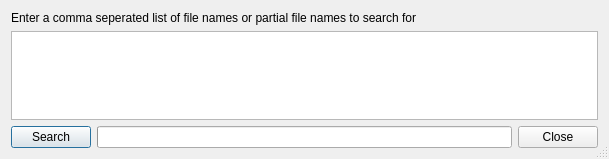
<?xml version="1.0" encoding="UTF-8"?>
<ui version="4.0">
 <class>SearchFilesDialog</class>
 <widget class="QDialog" name="SearchFilesDialog">
  <property name="enabled">
   <bool>true</bool>
  </property>
  <property name="geometry">
   <rect>
    <x>0</x>
    <y>0</y>
    <width>609</width>
    <height>159</height>
   </rect>
  </property>
  <property name="windowTitle">
   <string>Search for files</string>
  </property>
  <property name="sizeGripEnabled">
   <bool>true</bool>
  </property>
  <layout class="QVBoxLayout" name="verticalLayout">
   <item>
    <layout class="QHBoxLayout" name="horizontalLayout_6">
     <item>
      <widget class="QLabel" name="label">
       <property name="text">
        <string>Enter a comma seperated list of file names or partial file names to search for </string>
       </property>
      </widget>
     </item>
    </layout>
   </item>
   <item>
    <layout class="QHBoxLayout" name="horizontalLayout_2"/>
   </item>
   <item>
    <widget class="QTextEdit" name="textEdit"/>
   </item>
   <item>
    <layout class="QHBoxLayout" name="horizontalLayout_4">
     <item>
      <widget class="QPushButton" name="pushButtonSearch">
       <property name="text">
        <string>Search</string>
       </property>
       <property name="shortcut">
        <string>Ctrl+Return</string>
       </property>
       <property name="autoDefault">
        <bool>true</bool>
       </property>
       <property name="default">
        <bool>true</bool>
       </property>
      </widget>
     </item>
     <item>
      <widget class="QProgressBar" name="progressBar">
       <property name="maximum">
        <number>1</number>
       </property>
       <property name="value">
        <number>-1</number>
       </property>
      </widget>
     </item>
     <item>
      <widget class="QPushButton" name="pushButtonCancel">
       <property name="text">
        <string>Close</string>
       </property>
       <property name="autoDefault">
        <bool>false</bool>
       </property>
      </widget>
     </item>
    </layout>
   </item>
  </layout>
 </widget>
 <resources/>
 <connections/>
</ui>
